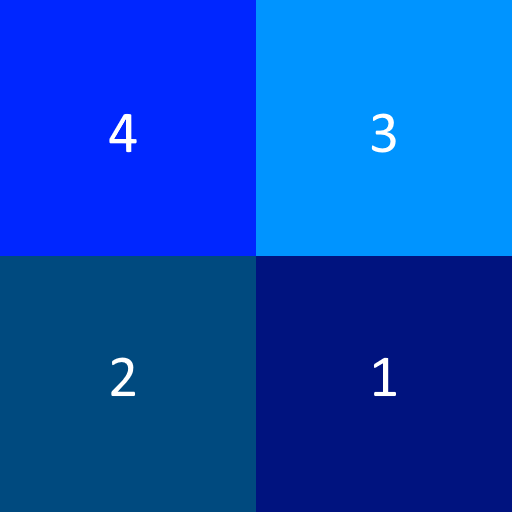
#> input picture TOOLS/bgconv/bgchunkorder.png, 512 x 512 px
$ python pngformatter.py ../bgchunkorder.png
#> lines starting #> are read from the running program, lines starting #| are printed output that depends on the picture
from PIL import Image
import sys

def rearrange_image(input_path):
    # Open the original image
#> called with input_path = '../bgchunkorder.png'
    img = Image.open(input_path)
#> img is the input picture: PIL image 512x512 RGB; mean R, G, B 1.4, 70.7, 191.3

    # Ensure the input image is 512x512
    if img.size != (512, 512):
        raise ValueError("Input image must be 512x512 pixels.")

    # Define quadrants
    quadrants = [
        (0, 0, 256, 256),   # Upper left
        (256, 0, 512, 256), # Upper right
        (0, 256, 256, 512), # Lower left
        (256, 256, 512, 512) # Lower right
    ]

    # Extract quadrants
    pieces = [img.crop(q) for q in quadrants]
#> pieces = 4 items

    # Create a new blank image (256x1024)
    new_img = Image.new("RGBA", (256, 1024))
#> new_img: PIL image 256x1024 RGBA; every value is 0

    # Paste quadrants in order
    for i, piece in enumerate(pieces):
        new_img.paste(piece, (0, i * 256))
#> this loop made 4 passes
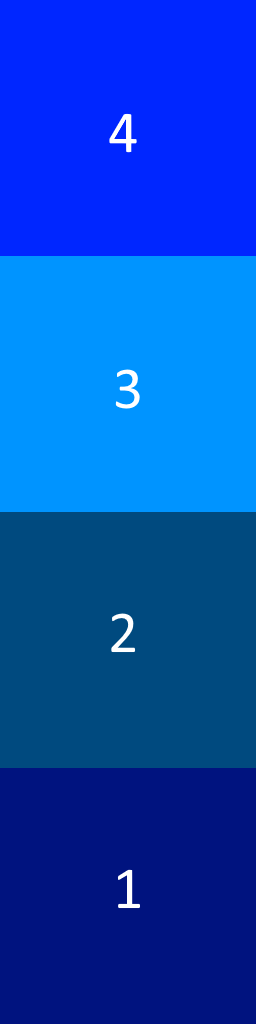
#> new_img: PIL image 256x1024 RGBA; mean R, G, B, A 1.4, 70.7, 191.3, 255

    # Create a new file with the same name as the input file, but with _tall.png extension
    output_file = input_file.replace('.png', '_tall.png')

    # Save the output image
    new_img.save(output_file)

    print(f"Reformat successful. Saved as: {output_file}")

# Get the input file from the command line arguments
input_file = sys.argv[1]

# Call the function w/ input parameter
rearrange_image(input_file)
